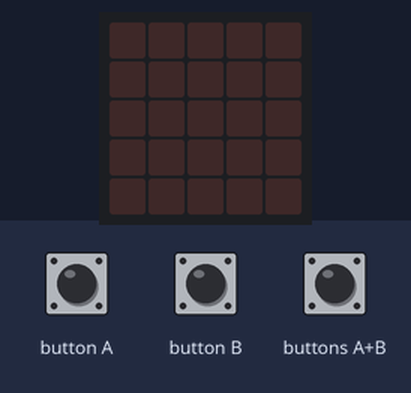
This program was run on a simulated BBC micro:bit (MakeCode). Shown: the board's 5×5 LED display. The inputs (shaded band) are chosen by the test bench.

Above: at 1.2 s.
1.3 s: buttons A+B pressed for 0.15 s
At 1.9 s:
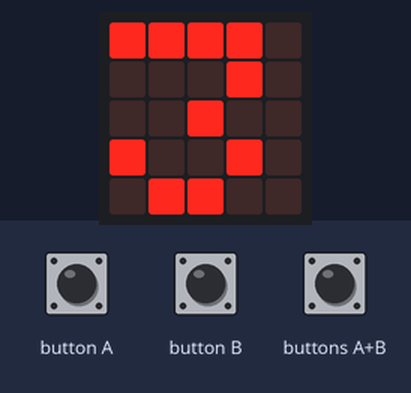
At 4.2 s:
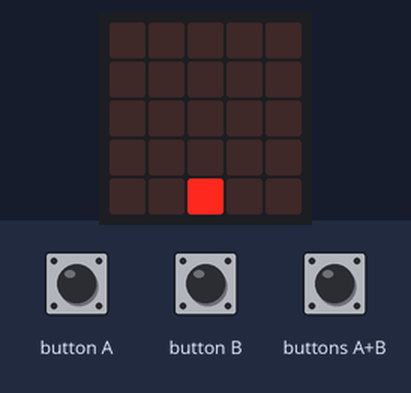
Timing chart, 0 to 5.7 s (numbered marks = the images above; inputs shaded):
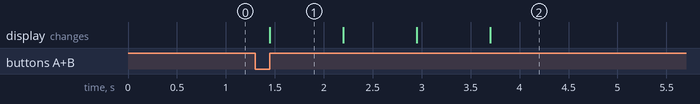

The program:

main.ts
```typescript
function llamada_manzana () {

}
function llamada_inicio () {
    basic.showNumber(3)
    basic.showNumber(2)
    basic.showNumber(1)
    basic.clearScreen()
    led.plot(cesta, 4)
}
function llamada_final () {
    basic.clearScreen()
    basic.showNumber(puntos)
    basic.pause(500)
    basic.clearScreen()
}
input.onButtonPressed(Button.AB, function () {
    puntos = 0
    espera = 500
    cesta = 2
    llamada_inicio()
    juega = true
    basic.pause(20000)
    juega = false
    llamada_final()
})
let espera = 0
let puntos = 0
let cesta = 0
let juega = false
juega = false
basic.forever(function () {
    if (juega) {
        let x = 0
        llamada_manzana()
        if (x == cesta) {
            puntos = puntos + 1
            espera = espera - 25
        }
    }
})
```

test.ts
```typescript
// aquí va el archivo "tests"; esto no se compilará cuando este paquete se utilice como una extensión.
```

Measured:
- after the input at 1.3 s, the display: changes after 0.15 s (image 1)
- what the display in image 1 shows lasts 0.7 s, from 1.5 s to 2.2 s
